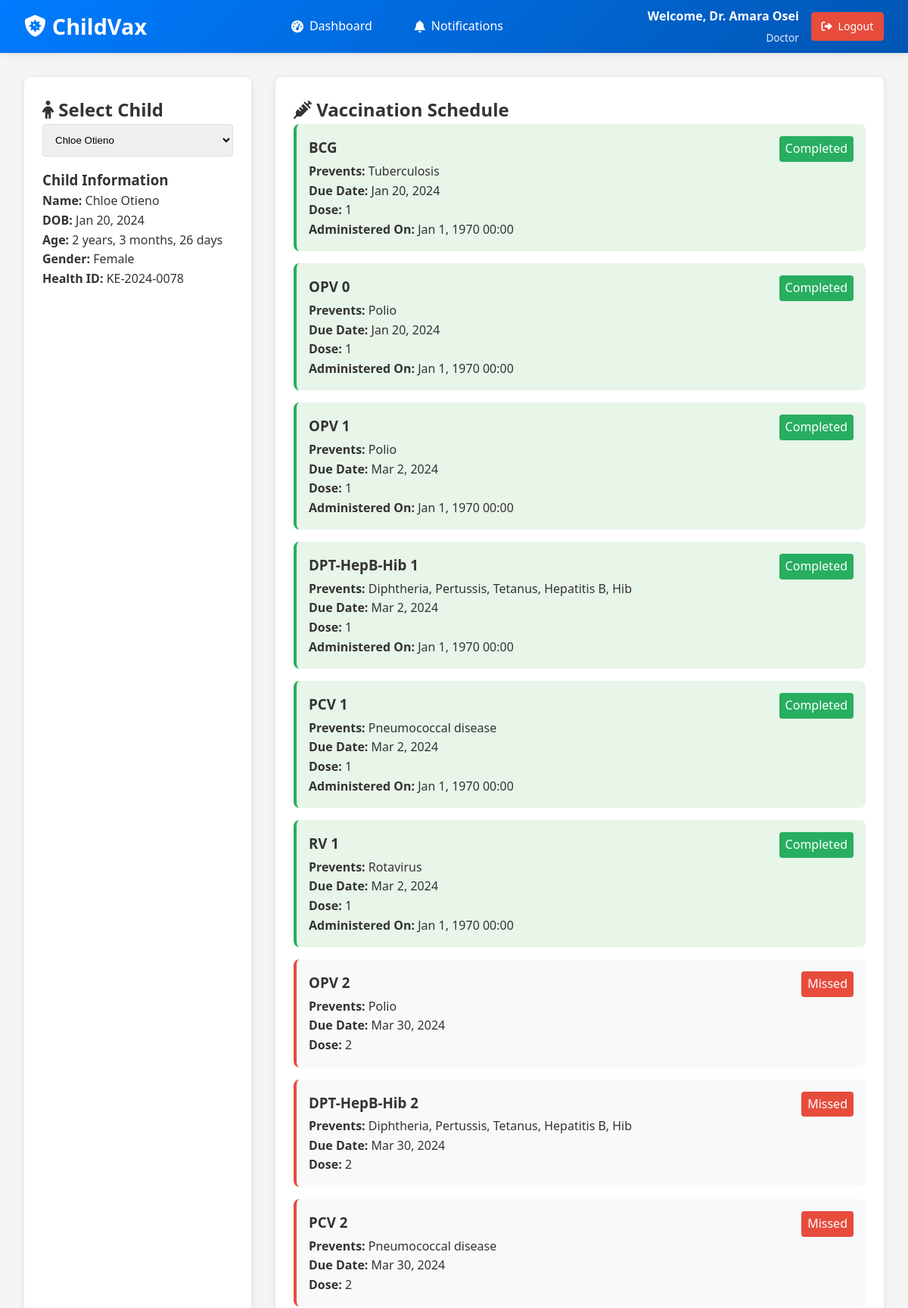
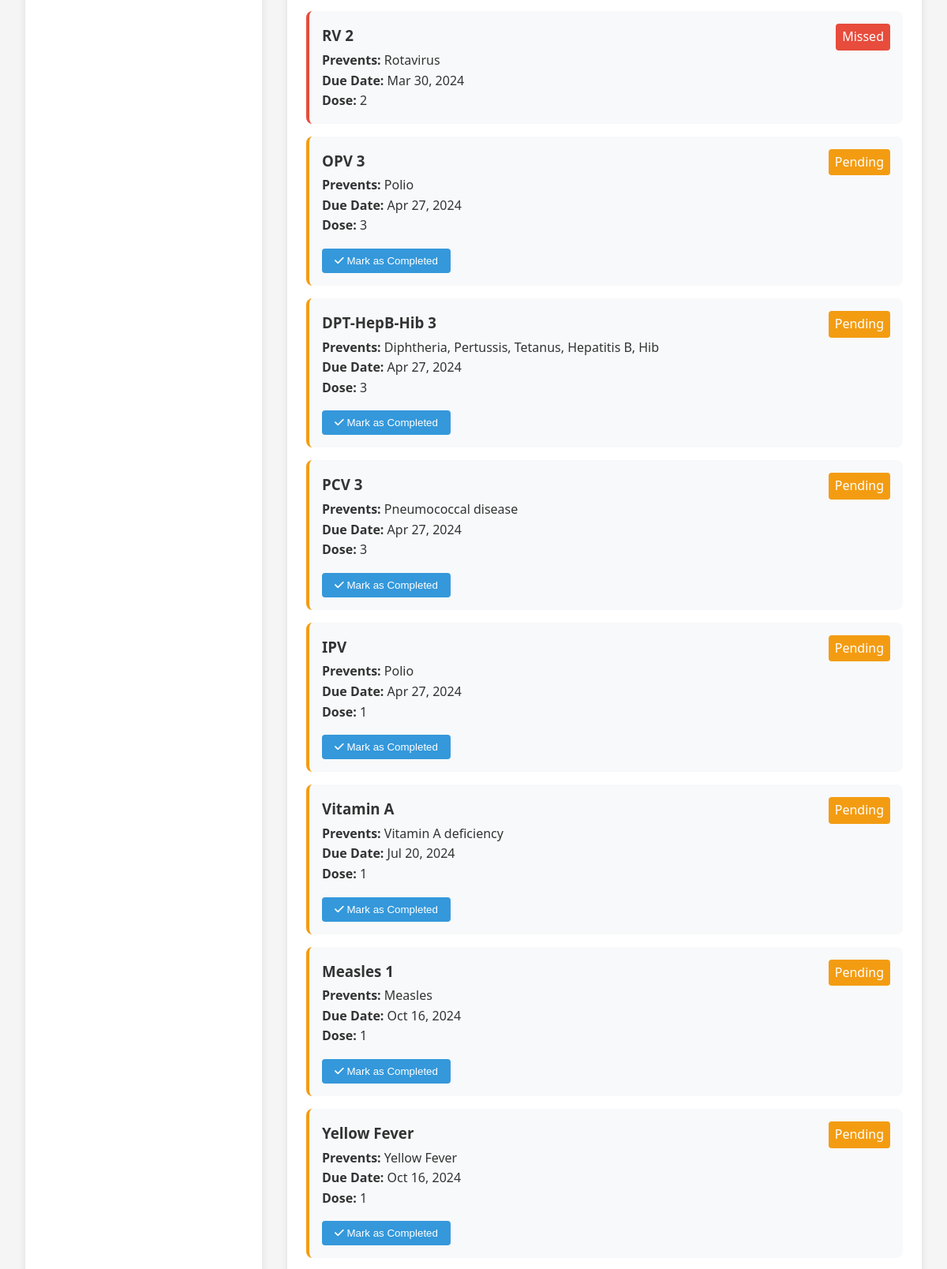
/pages/doctor/doctor_dashboard.php?child_id=3 (signed in, upper part), run on the app's committed database (2 pictures, top to bottom).
### tables this page shows
CREATE TABLE IF NOT EXISTS `children` (
    `child_id`               INT UNSIGNED NOT NULL AUTO_INCREMENT,
    `name`                   VARCHAR(100)  NOT NULL,
    `date_of_birth`          DATE          NOT NULL,
    `gender`                 ENUM('Male','Female','Other') NOT NULL,
    `health_id`              VARCHAR(20)   NOT NULL,
    `guardian_id`            INT UNSIGNED  NOT NULL,
    `caregiver_id`           INT UNSIGNED  DEFAULT NULL,
    `vaccination_card_path`  VARCHAR(500)  DEFAULT NULL,
    `last_vaccination_date`  DATE          DEFAULT NULL,
    `last_vaccine_name`      VARCHAR(255)  DEFAULT NULL,
    `created_at`             DATETIME      NOT NULL DEFAULT CURRENT_TIMESTAMP,
    PRIMARY KEY (`child_id`),
    UNIQUE KEY `uq_health_id` (`health_id`),
    KEY `fk_children_guardian` (`guardian_id`),
    KEY `fk_children_caregiver` (`caregiver_id`),
    CONSTRAINT `fk_children_guardian`  FOREIGN KEY (`guardian_id`)  REFERENCES `users` (`user_id`) ON DELETE CASCADE,
    CONSTRAINT `fk_children_caregiver` FOREIGN KEY (`caregiver_id`) REFERENCES `users` (`user_id`) ON DELETE SET NULL
);

CREATE TABLE IF NOT EXISTS `vaccination_schedule` (
    `schedule_id`     INT UNSIGNED NOT NULL AUTO_INCREMENT,
    `child_id`        INT UNSIGNED NOT NULL,
    `vaccine_id`      INT UNSIGNED NOT NULL,
    `due_date`        DATE         NOT NULL,
    `dose_number`     TINYINT UNSIGNED NOT NULL DEFAULT 1,
    `status`          ENUM('Pending','Completed','Missed') NOT NULL DEFAULT 'Pending',
    `completed_date`  DATE         DEFAULT NULL,
    `administered_by` INT UNSIGNED DEFAULT NULL,
    `notes`           TEXT         DEFAULT NULL,
    `created_at`      DATETIME     NOT NULL DEFAULT CURRENT_TIMESTAMP,
    `updated_at`      DATETIME     DEFAULT NULL ON UPDATE CURRENT_TIMESTAMP,
    PRIMARY KEY (`schedule_id`),
    KEY `fk_vs_child`   (`child_id`),
    KEY `fk_vs_vaccine` (`vaccine_id`),
    KEY `fk_vs_admin`   (`administered_by`),
    KEY `idx_vs_status` (`status`),
    CONSTRAINT `fk_vs_child`   FOREIGN KEY (`child_id`)        REFERENCES `children` (`child_id`) ON DELETE CASCADE,
    CONSTRAINT `fk_vs_vaccine` FOREIGN KEY (`vaccine_id`)      REFERENCES `vaccines` (`vaccine_id`) ON DELETE CASCADE,
    CONSTRAINT `fk_vs_admin`   FOREIGN KEY (`administered_by`) REFERENCES `users` (`user_id`) ON DELETE SET NULL
);

CREATE TABLE IF NOT EXISTS `vaccines` (
    `vaccine_id`              INT UNSIGNED NOT NULL AUTO_INCREMENT,
    `name`                    VARCHAR(255) NOT NULL,
    `disease_prevented`       VARCHAR(255) DEFAULT NULL,
    `recommended_age`         VARCHAR(100) DEFAULT NULL,
    `recommended_age_days`    INT UNSIGNED DEFAULT NULL,
    `dose_number`             TINYINT UNSIGNED NOT NULL DEFAULT 1,
    `dose_description`        TEXT         DEFAULT NULL,
    `route_of_administration` VARCHAR(100) DEFAULT NULL,
    `site_of_administration`  VARCHAR(100) DEFAULT NULL,
    `side_effects`            TEXT         DEFAULT NULL,
    PRIMARY KEY (`vaccine_id`)
);

### includes/functions.php (called while the page is built, shortened)
<?php
function calculateAge($dob) {
    $birthdate = new DateTime($dob);
    $today = new DateTime();
    $interval = $today->diff($birthdate);
    $parts = [];
    if ($interval->y > 0) $parts[] = $interval->y . ' year' . ($interval->y > 1 ? 's' : '');
    if ($interval->m > 0) $parts[] = $interval->m . ' month' . ($interval->m > 1 ? 's' : '');
    if ($interval->y > 0) $parts[] = $interval->d . ' day' . ($interval->d > 1 ? 's' : '');
    return $parts ? implode(', ', $parts) : '0 months';
}
?>

### pages/doctor/doctor_dashboard.php (the view, shortened to what this page needs)
<?php
require __DIR__ . '/../../includes/functions.php';
$children = $conn->query("SELECT child_id, name FROM children ORDER BY name")->fetchAll(PDO::FETCH_ASSOC);
$selected_child = null;
$vaccination_schedule = [];
$child_id = $_GET['child_id'] ?? null;
if ($child_id && is_numeric($child_id)) {
    $stmt = $conn->prepare("SELECT * FROM children WHERE child_id = ?");
    $stmt->execute([$child_id]);
    $selected_child = $stmt->fetch(PDO::FETCH_ASSOC);
    $stmt = $conn->prepare("SELECT vs.*, v.name as vaccine_name, v.disease_prevented
                           FROM vaccination_schedule vs
                           JOIN vaccines v ON vs.vaccine_id = v.vaccine_id
                           WHERE vs.child_id = ?
                           ORDER BY vs.due_date");
    $stmt->execute([$child_id]);
    $vaccination_schedule = $stmt->fetchAll(PDO::FETCH_ASSOC);
}
?>
<!DOCTYPE html>
<html lang="en">
<head>
    <link rel="stylesheet" href="/assets/css/styles.css">
    <link rel="stylesheet" href="https://cdnjs.cloudflare.com/ajax/libs/font-awesome/6.4.0/css/all.min.css">
</head>
<body>
    <?php include __DIR__ . '/../navbar.php'; ?>
    <div class="dashboard-container">
        <div class="card child-selector">
            <h2><i class="fas fa-child"></i> Select Child</h2>
            <form method="GET">
                <select name="child_id" onchange="this.form.submit()">
                    <?php foreach ($children as $child): ?>
                        <option value="<?= htmlspecialchars($child['child_id']) ?>"
                            <?= ($child_id == $child['child_id']) ? 'selected' : '' ?>>
                            <?= htmlspecialchars($child['name']) ?>
                        </option>
                    <?php endforeach; ?>
                </select>
            </form>
            <?php if ($selected_child): ?>
                <div class="child-info">
                    <h3>Child Information</h3>
                    <p><strong>Name:</strong> <?= htmlspecialchars($selected_child['name']) ?></p>
                    <p><strong>DOB:</strong> <?= date('M j, Y', strtotime($selected_child['date_of_birth'])) ?></p>
                    <p><strong>Age:</strong> <?= calculateAge($selected_child['date_of_birth']) ?></p>
                    <p><strong>Gender:</strong> <?= htmlspecialchars($selected_child['gender']) ?></p>
                    <p><strong>Health ID:</strong> <?= htmlspecialchars($selected_child['health_id']) ?></p>
                </div>
            <?php endif; ?>
        </div>
        <div class="card child-details">
            <?php if ($selected_child): ?>
                <h2><i class="fas fa-syringe"></i> Vaccination Schedule</h2>
                <?php if (empty($vaccination_schedule)): ?>
                    <div class="alert alert-info">No vaccination schedule found for this child.</div>
                <?php else: ?>
                    <div class="vaccination-list">
                        <?php foreach ($vaccination_schedule as $vaccine): ?>
                            <div class="vaccine-card <?= strtolower($vaccine['status']) ?>">
                                <div style="display: flex; justify-content: space-between;">
                                    <h3><?= htmlspecialchars($vaccine['vaccine_name']) ?></h3>
                                    <span style="background: <?=
                                        $vaccine['status'] === 'Completed' ? '#27ae60' :
                                        ($vaccine['status'] === 'Pending' ? '#f39c12' : '#e74c3c')
                                        ?>; color: white; padding: 0.25rem 0.5rem; border-radius: 4px;">
                                        <?= $vaccine['status'] ?>
                                    </span>
                                </div>
                                <p><strong>Prevents:</strong> <?= htmlspecialchars($vaccine['disease_prevented']) ?></p>
                                <p><strong>Due Date:</strong> <?= date('M j, Y', strtotime($vaccine['due_date'])) ?></p>
                                <p><strong>Dose:</strong> <?= $vaccine['dose_number'] ?></p>
                                <?php if ($vaccine['status'] === 'Pending'): ?>
                                    <form method="POST" style="margin-top: 1rem;">
                                        <button type="submit" name="mark_complete" class="btn-mark">
                                            <i class="fas fa-check"></i> Mark as Completed
                                        </button>
                                    </form>
                                <?php elseif ($vaccine['status'] === 'Completed'): ?>
                                    <p><strong>Administered On:</strong> <?= date('M j, Y H:i', strtotime($vaccine['updated_at'])) ?></p>
                                <?php endif; ?>
                            </div>
                        <?php endforeach; ?>
                    </div>
                <?php endif; ?>
            <?php else: ?>
                <div class="alert alert-info">
                    <i class="fas fa-info-circle"></i> Please select a child to view vaccination details.
                </div>
            <?php endif; ?>
        </div>
    </div>
</body>
</html>

### assets/css/styles.css (style rules this page uses)
:root { --primary-color: #3498db; --secondary-color: #2980b9; --accent-color: #e74c3c; --light-color: #ecf0f1; --dark-color: #2c3e50; --success-color: #2ecc71; --warning-color: #f39c12; --border-radius: 8px; --box-shadow: 0 4px 6px rgba(0, 0, 0, 0.1); }
* { margin: 0; padding: 0; box-sizing: border-box; }
body { font-family: 'Segoe UI', Tahoma, Geneva, Verdana, sans-serif; background-color: #f5f7fa; color: #333; line-height: 1.6; }
.card { background-color: white; border-radius: var(--border-radius); box-shadow: var(--box-shadow); padding: 1.5rem; margin-bottom: 1.5rem; }

### pages/doctor/doctor_dashboard.php (style rules this page uses)
body { padding-top: 80px; background-color: #f5f5f5; font-family: 'Segoe UI', Tahoma, Geneva, Verdana, sans-serif; }
.dashboard-container { display: grid; grid-template-columns: 300px 1fr; gap: 2rem; padding: 2rem; max-width: 1400px; margin: 0 auto; }
.card { background: white; border-radius: 8px; padding: 1.5rem; box-shadow: 0 2px 10px rgba(0,0,0,0.1); }
.vaccine-card { background: #f8f9fa; border-radius: 8px; padding: 1rem; margin-bottom: 1rem; border-left: 4px solid #3498db; transition: transform 0.2s; }
.vaccine-card.completed { border-left-color: #27ae60; background: #e8f5e9; }
.vaccine-card.pending { border-left-color: #f39c12; }
.vaccine-card.missed { border-left-color: #e74c3c; }
.btn-mark { padding: 0.5rem 1rem; background: #3498db; color: white; border: none; border-radius: 4px; cursor: pointer; transition: background 0.3s; }
select { width: 100%; padding: 0.75rem; border: 1px solid #ddd; border-radius: 4px; margin-bottom: 1rem; }

### pages/navbar.php (style rules this page uses)
:root { --primary-color: #007BFF; --secondary-color: #0056b3; --accent-color: #e74c3c; --light-color: #ecf0f1; --dark-color: #2c3e50; --success-color: #27ae60; --warning-color: #f39c12; --white: #ffffff; }
body { padding-top: 70px; margin: 0; font-family: 'Segoe UI', Tahoma, Geneva, Verdana, sans-serif; }

### data on the page
children: name "Chloe Otieno", date_of_birth "Jan 20, 2024", date_of_birth "2 years, 3 months, 26 days", gender "Female", health "KE-2024-0078"
vaccination_schedule: vaccine.name "BCG", status "Completed", vaccine.disease_prevented "Tuberculosis", due_date "Jan 20, 2024", dose_number "1", updated_at "Jan 1, 1970 00:00"
vaccination_schedule: vaccine.name "OPV 0", status "Completed", vaccine.disease_prevented "Polio", due_date "Jan 20, 2024", dose_number "1", updated_at "Jan 1, 1970 00:00"
vaccination_schedule: vaccine.name "OPV 1", status "Completed", vaccine.disease_prevented "Polio", due_date "Mar 2, 2024", dose_number "1", updated_at "Jan 1, 1970 00:00"
vaccination_schedule: vaccine.name "DPT-HepB-Hib 1", status "Completed", vaccine.disease_prevented "Diphtheria, Pertussis, Tetanus, Hepatitis B, Hib", due_date "Mar 2, 2024", dose_number "1", updated_at "Jan 1, 1970 00:00"
vaccination_schedule: vaccine.name "PCV 1", status "Completed", vaccine.disease_prevented "Pneumococcal disease", due_date "Mar 2, 2024", dose_number "1", updated_at "Jan 1, 1970 00:00"
vaccination_schedule: vaccine.name "RV 1", status "Completed", vaccine.disease_prevented "Rotavirus", due_date "Mar 2, 2024", dose_number "1", updated_at "Jan 1, 1970 00:00"
vaccination_schedule: vaccine.name "OPV 2", status "Missed", vaccine.disease_prevented "Polio", due_date "Mar 30, 2024", dose_number "2"
vaccination_schedule: vaccine.name "DPT-HepB-Hib 2", status "Missed", vaccine.disease_prevented "Diphtheria, Pertussis, Tetanus, Hepatitis B, Hib", due_date "Mar 30, 2024", dose_number "2"
vaccination_schedule: vaccine.name "PCV 2", status "Missed", vaccine.disease_prevented "Pneumococcal disease", due_date "Mar 30, 2024", dose_number "2"
vaccination_schedule: vaccine.name "RV 2", status "Missed", vaccine.disease_prevented "Rotavirus", due_date "Mar 30, 2024", dose_number "2"
vaccination_schedule: vaccine.name "OPV 3", status "Pending", vaccine.disease_prevented "Polio", due_date "Apr 27, 2024", dose_number "3"
vaccination_schedule: vaccine.name "DPT-HepB-Hib 3", status "Pending", vaccine.disease_prevented "Diphtheria, Pertussis, Tetanus, Hepatitis B, Hib", due_date "Apr 27, 2024", dose_number "3"
vaccination_schedule: vaccine.name "PCV 3", status "Pending", vaccine.disease_prevented "Pneumococcal disease", due_date "Apr 27, 2024", dose_number "3"
vaccination_schedule: vaccine.name "IPV", status "Pending", vaccine.disease_prevented "Polio", due_date "Apr 27, 2024", dose_number "1"
vaccination_schedule: vaccine.name "Vitamin A", status "Pending", vaccine.disease_prevented "Vitamin A deficiency", due_date "Jul 20, 2024", dose_number "1"
vaccination_schedule: vaccine.name "Measles 1", status "Pending", vaccine.disease_prevented "Measles", due_date "Oct 16, 2024", dose_number "1"
vaccination_schedule: vaccine.name "Yellow Fever", status "Pending", vaccine.disease_prevented "Yellow Fever", due_date "Oct 16, 2024", dose_number "1"

### other printed values
$_SESSION['name'] "Dr. Amara Osei"
getRoleDisplayName($_SESSION['role'] ?? '') "Doctor"
form field child_id "Chloe Otieno"
